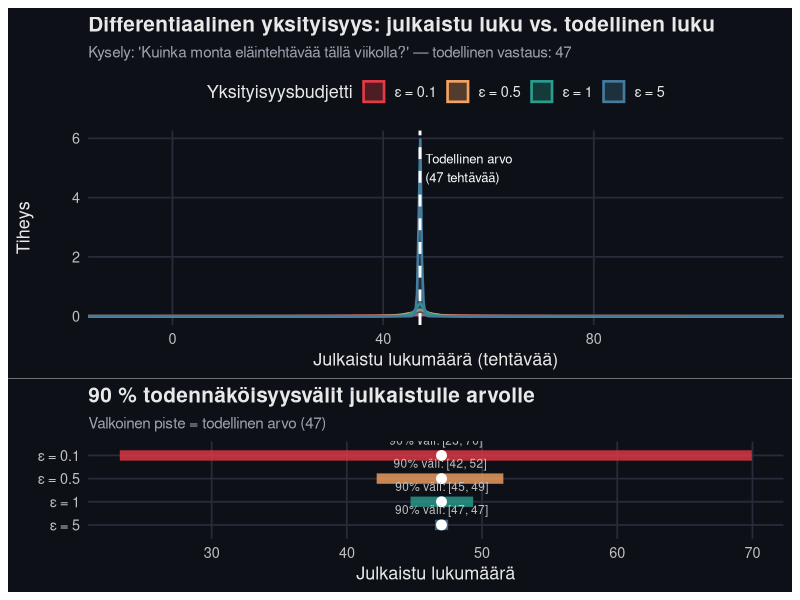
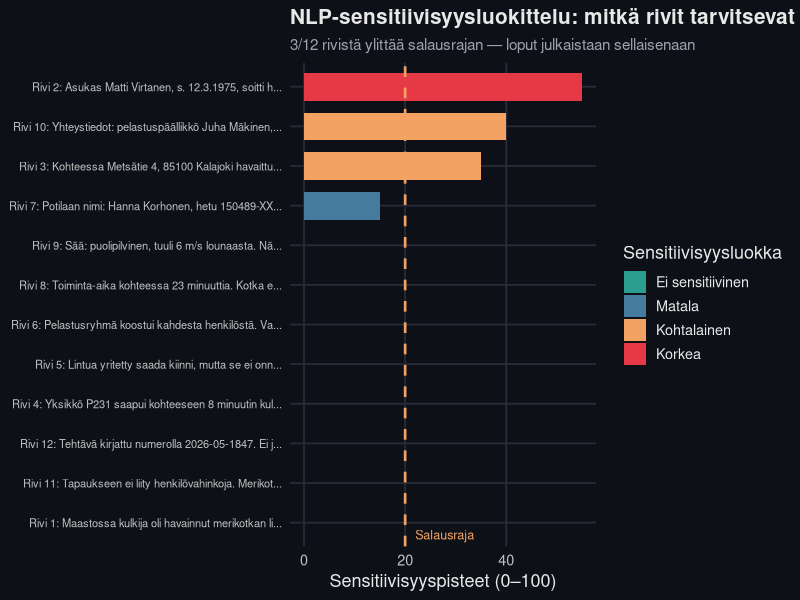
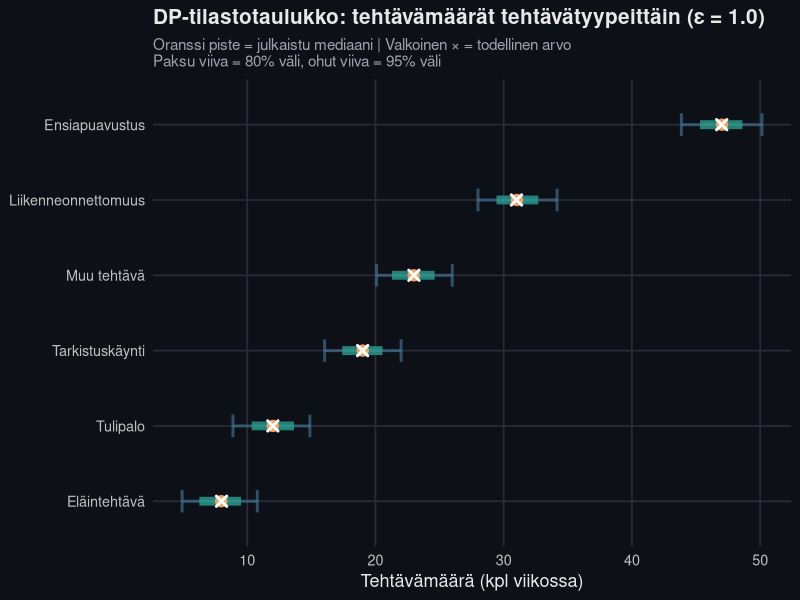

Write R code to recreate these figures, in order.
## ---- chunk 1
#| include: false
library(tidyverse)
library(ggplot2)
library(patchwork)

set.seed(42)

# Väripaletti
col_red    <- "#e63946"
col_teal   <- "#2a9d8f"
col_orange <- "#f4a261"
col_navy   <- "#1d3557"
col_blue   <- "#457b9d"

theme_kv <- function() {
  theme_minimal(base_size = 13) +
    theme(
      plot.background  = element_rect(fill = "#0d1117", color = NA),
      panel.background = element_rect(fill = "#0d1117", color = NA),
      text             = element_text(color = "#e8e8e8"),
      axis.text        = element_text(color = "#c0c0c0"),
      panel.grid.major = element_line(color = "#2a2a3a"),
      panel.grid.minor = element_blank(),
      plot.title       = element_text(size = 15, face = "bold", color = "#e8e8e8"),
      plot.subtitle    = element_text(size = 11, color = "#a0a0b0"),
      legend.background = element_rect(fill = "#0d1117", color = NA),
      legend.text      = element_text(color = "#e8e8e8")
    )
}
## ---- chunk 2
#| fig-cap: "Differentiaalinen yksityisyys käytännössä: sama kysely eri yksityisyysbudjeteilla"
#| fig-height: 5

# Esimerkki: "Kuinka monta eläintehtävää tällä viikolla?"
# Todellinen vastaus: 47 tehtävää
# Count-kyselyn herkkyys = 1 (yksi rivi voi muuttaa vastausta yhdellä)
true_count <- 47
sensitivity <- 1  # count query: aina 1

# Laplace-mekanismi: lisätään kohinaa skaalalla b = sensitivity / epsilon
laplace_noise <- function(sensitivity, epsilon, n = 1) {
  b <- sensitivity / epsilon
  u <- runif(n, -0.5, 0.5)
  -b * sign(u) * log(1 - 2 * abs(u))
}

epsilons <- c(0.1, 0.5, 1.0, 5.0)
n_sims   <- 8000

dp_results <- map_dfr(epsilons, function(eps) {
  noisy_estimates <- true_count + laplace_noise(sensitivity, eps, n = n_sims)
  tibble(
    epsilon   = eps,
    estimate  = noisy_estimates,
    eps_label = paste0("ε = ", eps)
  )
})

stopifnot(nrow(dp_results) == length(epsilons) * n_sims)
stopifnot(all(c("epsilon", "estimate", "eps_label") %in% names(dp_results)))

dp_results <- dp_results |>
  mutate(eps_label = factor(eps_label,
                            levels = paste0("ε = ", sort(epsilons))))

# Lasketaan 90%-välit per epsilon näytettäväksi
dp_intervals <- dp_results |>
  group_by(eps_label, epsilon) |>
  summarise(
    lo = quantile(estimate, 0.05),
    hi = quantile(estimate, 0.95),
    .groups = "drop"
  ) |>
  mutate(label = sprintf("90%% väli: [%.0f, %.0f]", lo, hi))

# Pääkuvaaja: jakaumat
p_main <- ggplot(dp_results,
                 aes(x = estimate, fill = eps_label, color = eps_label)) +
  geom_density(alpha = 0.30, linewidth = 0.9) +
  geom_vline(xintercept = true_count, linetype = "dashed",
             color = "white", linewidth = 1.0) +
  annotate("text", x = true_count + 1, y = Inf,
           label = paste0("Todellinen arvo\n(", true_count, " tehtävää)"),
           vjust = 1.8, hjust = 0, color = "white", size = 3.3) +
  scale_fill_manual(values = c(col_red, col_orange, col_teal, col_blue),
                    name = "Yksityisyysbudjetti") +
  scale_color_manual(values = c(col_red, col_orange, col_teal, col_blue),
                     name = "Yksityisyysbudjetti") +
  coord_cartesian(xlim = c(-10, 110)) +
  labs(
    title    = "Differentiaalinen yksityisyys: julkaistu luku vs. todellinen luku",
    subtitle = "Kysely: 'Kuinka monta eläintehtävää tällä viikolla?' — todellinen vastaus: 47",
    x        = "Julkaistu lukumäärä (tehtävää)",
    y        = "Tiheys"
  ) +
  theme_kv() +
  theme(legend.position = "top")

# Alataulukko: 90%-välit selkeyttämään eroa
p_intervals <- ggplot(dp_intervals,
                      aes(x = lo, xend = hi,
                          y = reorder(eps_label, -epsilon),
                          yend = reorder(eps_label, -epsilon),
                          color = eps_label)) +
  geom_segment(linewidth = 3.5, alpha = 0.8) +
  geom_point(aes(x = true_count), color = "white",
             size = 3, shape = 21, fill = "white") +
  geom_text(aes(x = (lo + hi) / 2, label = label),
            vjust = -1.2, size = 3.0, color = "#c0c0c0") +
  scale_color_manual(values = c(col_red, col_orange, col_teal, col_blue),
                     guide = "none") +
  labs(
    title    = "90 % todennäköisyysvälit julkaistulle arvolle",
    subtitle = "Valkoinen piste = todellinen arvo (47)",
    x        = "Julkaistu lukumäärä",
    y        = NULL
  ) +
  theme_kv()

p_main / p_intervals + plot_layout(heights = c(2, 1))
## ---- chunk 3
#| fig-cap: "NLP-sensitiivisyysluokittelu: mitkä tekstikentät tarvitsevat salauksen?"
#| fig-height: 5

selosteet <- tibble(
  id     = 1:12,
  kentta = c(
    rep("Kuvaus onnettomuuden kulusta", 4),
    rep("Selvitys pelastuslaitoksen toiminnasta", 4),
    rep("Muut tiedot", 4)
  ),
  teksti = c(
    "Maastossa kulkija oli havainnut merikotkan liikkuvan maassa, eikä se ollut lähtenyt lentoon.",
    "Asukas Matti Virtanen, s. 12.3.1975, soitti hätänumeroon klo 14:23 kertoakseen löytäneensä haavoittuneen linnun.",
    "Kohteessa Metsätie 4, 85100 Kalajoki havaittu lintuvahinkopaikka tuulivoimalan juurella.",
    "Yksikkö P231 saapui kohteeseen 8 minuutin kuluttua hälytyksestä. Kotka oli loukkaantunut siipeen.",
    "Lintua yritetty saada kiinni, mutta se ei onnistu. Jätettiin metsään, JoKe ilmoittaa eteenpäin.",
    "Pelastusryhmä koostui kahdesta henkilöstä. Varustuksena eläintensiirtolaatikko ja suojakäsineet.",
    "Potilaan nimi: Hanna Korhonen, hetu 150489-XXXX. Erillinen tehtävä samana päivänä.",
    "Toiminta-aika kohteessa 23 minuuttia. Kotka evakuoitiin Keski-Pohjanmaan luontokeskukseen.",
    "Sää: puolipilvinen, tuuli 6 m/s lounaasta. Näkyvyys hyvä.",
    "Yhteystiedot: pelastuspäällikkö Juha Mäkinen, p. 040-123 4567.",
    "Tapaukseen ei liity henkilövahinkoja. Merikotka on rauhoitettu laji (lsl 42 §).",
    "Tehtävä kirjattu numerolla 2026-05-1847. Ei jatkotoimenpiteitä."
  )
)

# Sensitiivisyyspisteytys: simuloi NER-mallin tunnistusta
laske_sensitiivisyys <- function(teksti) {
  pisteet <- 0L
  # Henkilötunnus tai syntymäaika
  if (grepl("\\d{6}[-+A]\\d{3}[A-Z0-9]|s\\.\\s*\\d{1,2}\\.\\d{1,2}\\.\\d{4}", teksti))
    pisteet <- pisteet + 40L
  # Puhelinnumero
  if (grepl("\\d{3}[-\\s]\\d{3,4}\\s\\d{4}|04\\d[-\\s]\\d{3}", teksti))
    pisteet <- pisteet + 25L
  # Osoite
  if (grepl("\\b\\d{5}\\b|[A-ZÄÖÅ][a-zäöå]+(tie|katu|väylä)\\s+\\d", teksti))
    pisteet <- pisteet + 20L
  # Henkilönimi (kaksi isolla alkavaa sanaa — ei organisaatioita)
  if (grepl("\\b[A-ZÄÖÅ][a-zäöå]+\\s+[A-ZÄÖÅ][a-zäöå]+\\b", teksti) &&
      !grepl("^(Pelastus|Pohjois|Keski|Länsi|Itä|Etelä|Merikotka)", teksti))
    pisteet <- pisteet + 15L
  min(as.integer(pisteet), 100L)
}

selosteet <- selosteet |>
  mutate(
    sensitiivisyys      = map_int(teksti, laske_sensitiivisyys),
    suositellaan_salaus = sensitiivisyys >= 20L,
    sensitiivisyys_lk   = case_when(
      sensitiivisyys == 0L ~ "Ei sensitiivinen",
      sensitiivisyys < 20L ~ "Matala",
      sensitiivisyys < 50L ~ "Kohtalainen",
      TRUE                 ~ "Korkea"
    ) |> factor(levels = c("Ei sensitiivinen", "Matala", "Kohtalainen", "Korkea"))
  )

stopifnot(nrow(selosteet) == 12L)
stopifnot(all(selosteet$sensitiivisyys >= 0L & selosteet$sensitiivisyys <= 100L))

n_salattavia <- sum(selosteet$suositellaan_salaus)

ggplot(selosteet,
       aes(x = sensitiivisyys,
           y = reorder(paste0("Rivi ", id, ": ", str_trunc(teksti, 48)),
                       sensitiivisyys),
           fill = sensitiivisyys_lk)) +
  geom_col(width = 0.7) +
  geom_vline(xintercept = 20, linetype = "dashed",
             color = col_orange, linewidth = 0.9) +
  annotate("text", x = 22, y = 0.7,
           label = "Salausraja", hjust = 0,
           color = col_orange, size = 3.2) +
  scale_fill_manual(
    values = c("Ei sensitiivinen" = col_teal,
               "Matala"           = col_blue,
               "Kohtalainen"      = col_orange,
               "Korkea"           = col_red),
    name = "Sensitiivisyysluokka"
  ) +
  labs(
    title    = "NLP-sensitiivisyysluokittelu: mitkä rivit tarvitsevat salauksen?",
    subtitle = paste0(n_salattavia, "/", nrow(selosteet),
                      " rivistä ylittää salausrajan — loput julkaistaan sellaisenaan"),
    x        = "Sensitiivisyyspisteet (0–100)",
    y        = NULL
  ) +
  theme_kv() +
  theme(axis.text.y = element_text(size = 8))
## ---- chunk 4
#| fig-cap: "DP useammalle kyselylle samanaikaisesti: epävarmuus kasvaa pienillä tehtävätyypeillä"
#| fig-height: 5

tosi_arvot <- c(
  "Tulipalo"             = 12,
  "Liikenneonnettomuus"  = 31,
  "Eläintehtävä"         = 8,
  "Ensiapuavustus"       = 47,
  "Tarkistuskäynti"      = 19,
  "Muu tehtävä"          = 23
)

epsilon_total <- 1.0  # rinnakkaisella koostumuksella sama budjetti riittää kaikille

set.seed(42)
n_sims <- 3000

sim_results <- map_dfr(names(tosi_arvot), function(tyyppi) {
  tosi  <- tosi_arvot[tyyppi]
  noisy <- tosi + laplace_noise(sensitivity = 1, epsilon = epsilon_total, n = n_sims)
  tibble(tyyppi = tyyppi, tosi_arvo = tosi, julkaistu = noisy)
})

stopifnot(nrow(sim_results) == length(tosi_arvot) * n_sims)

dp_summary <- sim_results |>
  group_by(tyyppi, tosi_arvo) |>
  summarise(
    med  = median(julkaistu),
    lo80 = quantile(julkaistu, 0.10),
    hi80 = quantile(julkaistu, 0.90),
    lo95 = quantile(julkaistu, 0.025),
    hi95 = quantile(julkaistu, 0.975),
    .groups = "drop"
  )

stopifnot(all(dp_summary$lo80 < dp_summary$hi80))

ggplot(dp_summary, aes(y = reorder(tyyppi, tosi_arvo))) +
  geom_errorbar(aes(xmin = lo95, xmax = hi95),
                orientation = "y",
                width = 0.3, color = col_blue, linewidth = 1.0, alpha = 0.6) +
  geom_errorbar(aes(xmin = lo80, xmax = hi80),
                orientation = "y",
                width = 0, color = col_teal, linewidth = 3.0, alpha = 0.8) +
  geom_point(aes(x = med),       color = col_orange, size = 3.5) +
  geom_point(aes(x = tosi_arvo), color = "white",    size = 2.5,
             shape = 4, stroke = 1.5) +
  labs(
    title    = "DP-tilastotaulukko: tehtävämäärät tehtävätyypeittäin (ε = 1.0)",
    subtitle = "Oranssi piste = julkaistu mediaani | Valkoinen × = todellinen arvo\nPaksu viiva = 80% väli, ohut viiva = 95% väli",
    x        = "Tehtävämäärä (kpl viikossa)",
    y        = NULL
  ) +
  theme_kv()
## ---- chunk 5
#| echo: false

vertailu <- tibble(
  Menetelmä = c(
    "Pronto: automaattisalaus rakenteen perusteella",
    "NLP / NER -sensitiivisyysluokittelu",
    "Differentiaalinen yksityisyys (tilastot)",
    "Ihmisarvio (korkean riskin tapaukset)"
  ),
  `Sopii yksittäiseen selosteeseen` = c("Kyllä (mutta ylisalaa)", "Kyllä", "Ei", "Kyllä"),
  `Sopii tilastojulkaisuun`         = c("Ei", "Ei tarpeen", "Kyllä", "Liian hidas"),
  `Matemaattinen tae`               = c("Ei ole", "Ei ole", "Vahva (ε-DP)", "Ei mitattavissa"),
  `Kohdistuu sisältöön`             = c("Ei", "Kyllä", "Kyllä", "Kyllä"),
  `Suositus`                        = c("Ei", "Kyllä selosteisiin", "Kyllä tilastoihin", "Kyllä epäselviin tapauksiin")
)

knitr::kable(vertailu, caption = "Menetelmien vertailu pelastuslaitoksen kontekstissa")
